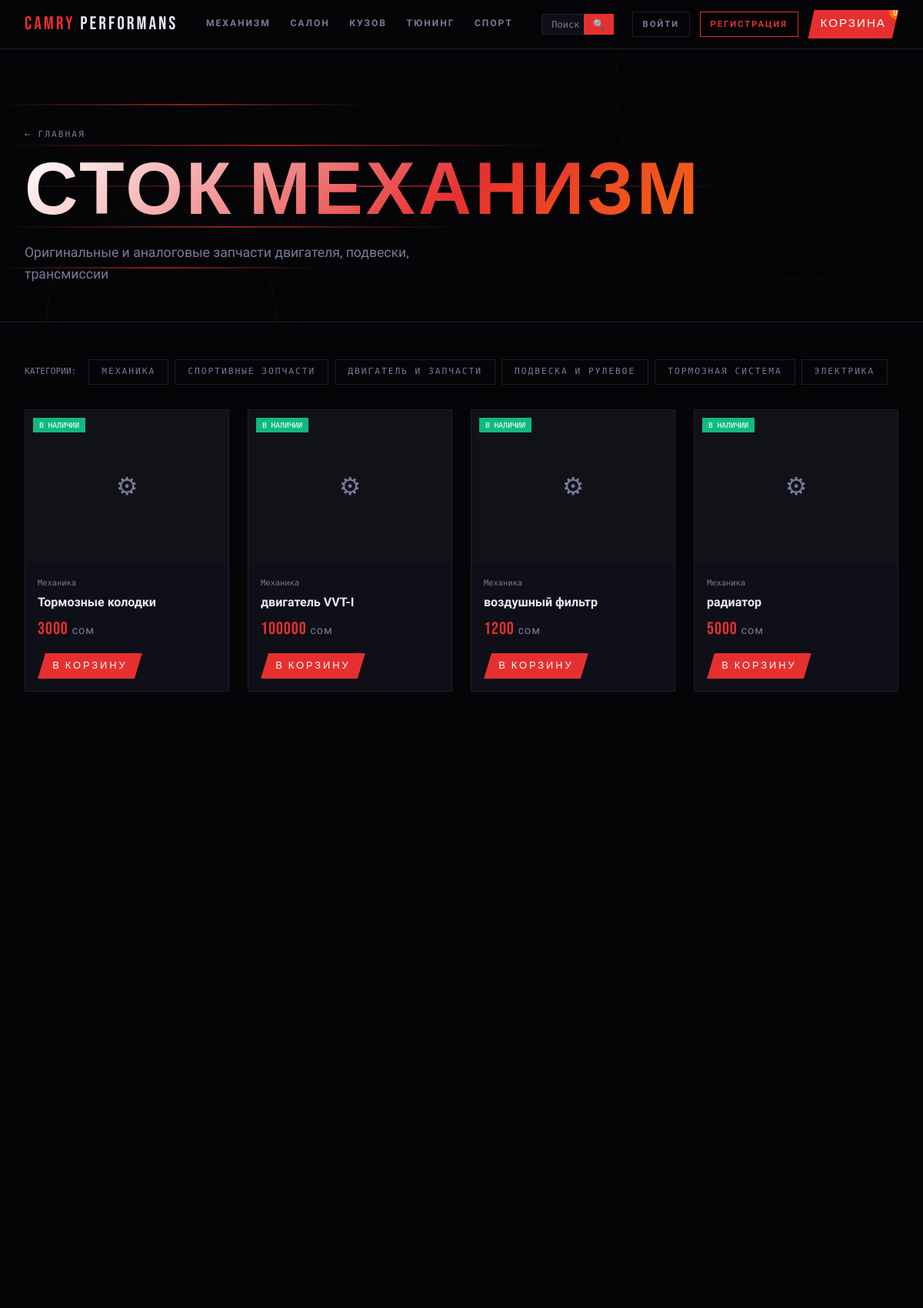
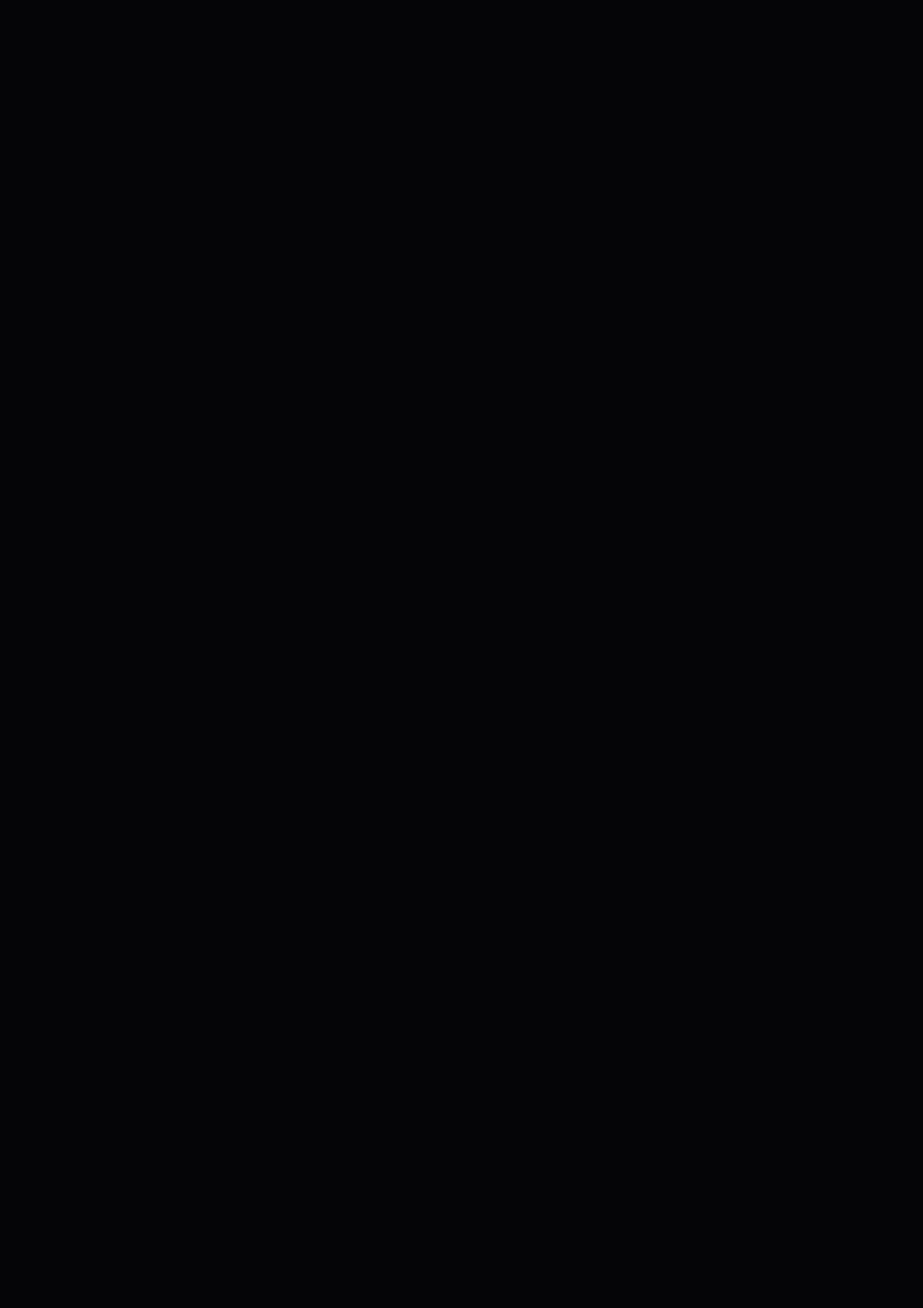
Screenshot of /dept/stock/ (upper part) with the database file from the repository (2 pictures, top to bottom).
### core/models.py (models this page shows, shortened)
class Category(models.Model):
    name       = models.CharField(max_length=100, verbose_name='Название')
    slug       = models.SlugField(unique=True)
    department = models.CharField(max_length=20, choices=DEPARTMENT_CHOICES, default='stock', verbose_name='Отдел')
    description= models.TextField(blank=True, verbose_name='Описание')
    image      = models.ImageField(upload_to='categories/', blank=True, null=True, verbose_name='Фото')
    class Meta:
        verbose_name = 'Категория'
        verbose_name_plural = 'Категории'

class Product(models.Model):
    category       = models.ForeignKey(Category, on_delete=models.CASCADE, related_name='products', verbose_name='Категория')
    compatible_with= models.ManyToManyField(CarModel, blank=True, verbose_name='Совместимость')
    title          = models.CharField(max_length=250, verbose_name='Название')
    description    = models.TextField(verbose_name='Описание')
    price          = models.DecimalField(max_digits=10, decimal_places=2, verbose_name='Цена (сом)')
    image          = models.ImageField(upload_to='products/', blank=True, null=True, verbose_name='Фото')
    in_stock       = models.BooleanField(default=True, verbose_name='В наличии')
    is_premium     = models.BooleanField(default=False, verbose_name='Премиум')
    created_at     = models.DateTimeField(auto_now_add=True)
    class Meta:
        verbose_name = 'Товар'
        verbose_name_plural = 'Товары'

### core/views.py (the view)
# urls.py: path('dept/<str:dept_key>/', views.department, name='department'),
def department(request, dept_key):
    dept = next((d for d in DEPARTMENTS if d['key'] == dept_key), None)
    if not dept:
        return redirect('index')
    categories = Category.objects.filter(department=dept_key)
    products = Product.objects.filter(category__department=dept_key, in_stock=True)
    return render(request, 'department.html', {
        'dept': dept,
        'categories': categories,
        'products': products,
    })

### core/templates/department.html (shortened to what this page needs)
{% extends 'base.html' %}
{% block content %}
<div class="dept-hero">
  <div class="dept-bg">
    <div class="speed-line sl1"></div>
    <div class="speed-line sl2"></div>
    <div class="speed-line sl3"></div>
    <div class="speed-line sl4"></div>
    <div class="speed-line sl5"></div>
    <div class="dept-circle dc1"></div>
    <div class="dept-circle dc2"></div>
  </div>
  <div class="container" style="position:relative;z-index:10;padding-top:6rem;padding-bottom:3rem">
    <a href="/" style="font-family:var(--font-mono);font-size:0.7rem;color:var(--muted);letter-spacing:2px">← ГЛАВНАЯ</a>
    <h1 class="dept-title">{{ dept.label|upper }}</h1>
    <p style="color:var(--muted);max-width:500px;font-size:1.1rem">{{ dept.desc }}</p>
  </div>
</div>
<div class="container" style="padding-top:3rem;padding-bottom:3rem">
  {% if categories %}
  <div style="display:flex;gap:0.5rem;flex-wrap:wrap;margin-bottom:2rem">
    <span style="font-family:var(--font-mono);font-size:0.7rem;color:var(--muted);align-self:center;margin-right:0.5rem">КАТЕГОРИИ:</span>
    {% for cat in categories %}
    <a href="/category/{{ cat.slug }}/" style="font-family:var(--font-mono);font-size:0.7rem;letter-spacing:2px;padding:0.4rem 1rem;border:1px solid var(--border);color:var(--muted);text-transform:uppercase;transition:all 0.2s" onmouseover="this.style.borderColor='var(--red)';this.style.color='var(--red)'" onmouseout="this.style.borderColor='var(--border)';this.style.color='var(--muted)'">{{ cat.name }}</a>
    {% endfor %}
  </div>
  {% endif %}
  {% if products %}
  <div class="product-grid">
    {% for p in products %}
    <a href="/product/{{ p.pk }}/" class="product-card reveal">
      {% if p.in_stock %}<span class="badge-stock">В НАЛИЧИИ</span>{% else %}<span class="badge-nostock">НЕТ</span>{% endif %}
      <div class="product-card-img">
        {% if p.image %}<img src="{{ p.image.url }}" alt="{{ p.title }}">{% else %}&#9881;{% endif %}
      </div>
      <div class="product-card-body">
        <div style="font-family:var(--font-mono);font-size:0.65rem;color:var(--muted);margin-bottom:0.3rem">{{ p.category.name }}</div>
        <div class="product-card-title">{{ p.title }}</div>
        <div class="product-card-price">{{ p.price|floatformat:0 }} <span>сом</span></div>
        <div style="margin-top:0.8rem">
          <span class="btn-red" style="font-size:0.8rem;padding:0.4rem 1.2rem" onclick="addToCart(event,{{ p.pk }})">В КОРЗИНУ</span>
        </div>
      </div>
    </a>
    {% endfor %}
  </div>
  {% else %}
  <div style="text-align:center;padding:5rem 0;color:var(--muted)">
    <div style="font-family:var(--font-head);font-size:2rem;letter-spacing:3px;margin-bottom:1rem">ТОВАРЫ СКОРО</div>
    <p>Добавьте товары в <a href="/admin/core/product/add/" style="color:var(--red)">админ-панели</a></p>
  </div>
  {% endif %}
</div>
{% endblock %}

### core/templates/base.html (style rules this page uses)
:root { --black: #050507; --dark: #0a0a0f; --card: #0f0f18; --border: #1e1e2e; --red: #e63030; --red2: #ff4545; --gold: #c8a84b; --orange: #ff8c00; --purple: #a855f7; --blue: #3b82f6; --text: #e8e8f0; --muted: #7a7a9a; --font-head: 'Bebas Neue', sans-serif; --font-body: 'Rajdhani', sans-serif; --font-mono: 'Share Tech Mono', monospace; }
*, *::before, *::after { box-sizing: border-box; margin: 0; padding: 0; }
html { scroll-behavior: smooth; }
body { background: var(--black); color: var(--text); font-family: var(--font-body); font-size: 16px; line-height: 1.6; overflow-x: hidden; }
a { color: inherit; text-decoration: none; }
.btn-red { display: inline-block; background: var(--red); color: #fff; font-family: var(--font-head); font-size: 1.1rem; letter-spacing: 3px; padding: 0.7rem 2rem; clip-path: polygon(10px 0%, 100% 0%, calc(100% - 10px) 100%, 0% 100%); transition: background 0.2s, transform 0.1s; cursor: pointer; border: none; }
.product-card { background: var(--card); border: 1px solid var(--border); overflow: hidden; transition: border-color 0.25s, transform 0.25s; position: relative; display: block; }
.product-card-img { width: 100%; height: 200px; background: #111118; display: flex; align-items: center; justify-content: center; color: var(--muted); font-size: 2rem; overflow: hidden; }
.product-card-body { padding: 1rem; }
.product-card-title { font-weight: 700; font-size: 1rem; margin-bottom: 0.3rem; }
.product-card-price { font-family: var(--font-head); font-size: 1.4rem; color: var(--red); letter-spacing: 1px; }
.product-card-price span { font-size: 0.9rem; color: var(--muted); font-family: var(--font-body); }
.badge-stock { position: absolute; top: 10px; left: 10px; background: #10b981; color: #fff; font-size: 0.6rem; padding: 2px 8px; font-family: var(--font-mono); }
.product-grid { display: grid; grid-template-columns: repeat(auto-fill, minmax(240px, 1fr)); gap: 1.5rem; }
.container { max-width: 1300px; margin: 0 auto; padding: 0 2rem; }
.reveal { opacity: 0; transform: translateY(30px); transition: opacity 0.6s ease, transform 0.6s ease; }
.reveal.visible { opacity: 1; transform: translateY(0); }

### core/templates/department.html (style rules this page uses)
.dept-hero { position:relative; overflow:hidden; background:#050507; border-bottom:1px solid var(--border); min-height:280px; }
.dept-bg { position:absolute;inset:0; }
.speed-line { position:absolute; height:2px; background:linear-gradient(90deg, transparent, rgba(230,48,48,0.6), transparent); animation:speedAnim 2s linear infinite; }
.sl1 { top:20%; width:40%; animation-delay:0s; animation-duration:1.8s; }
.sl2 { top:35%; width:60%; animation-delay:0.3s; animation-duration:2.2s; }
.sl3 { top:50%; width:80%; animation-delay:0.6s; animation-duration:1.5s; }
.sl4 { top:65%; width:50%; animation-delay:0.9s; animation-duration:2.5s; }
.sl5 { top:80%; width:35%; animation-delay:1.2s; animation-duration:1.9s; }
.dept-circle { position:absolute; border-radius:50%; border:1px solid rgba(230,48,48,0.08); animation:rotateSlow linear infinite; }
.dc1 { width:500px;height:500px; top:-200px;right:-100px; animation-duration:25s; }
.dc2 { width:300px;height:300px; bottom:-150px;left:5%; animation-duration:18s; animation-direction:reverse; border-color:rgba(255,165,0,0.06); }
.dept-title { font-family:var(--font-head); font-size:clamp(3rem,8vw,7rem); letter-spacing:4px; line-height:1; margin:1rem 0; background:linear-gradient(135deg, #fff 0%, #e63030 50%, #ff8c00 100%); -webkit-background-clip:text; -webkit-text-fill-color:transparent; background-clip:text; animation:titleGlow 3s ease-in-out infinite; }

### rows the page displays
Category: name "МЕХАНИКА"
Category: name "СПОРТИВНЫЕ ЗОПЧАСТИ"
Category: name "ДВИГАТЕЛЬ И ЗАПЧАСТИ"
Category: name "ПОДВЕСКА И РУЛЕВОЕ"
Category: name "ТОРМОЗНАЯ СИСТЕМА"
Category: name "ЭЛЕКТРИКА"
Product: in_stock "В НАЛИЧИИ", category.name "Механика", title "Тормозные колодки", price "3000"
Product: in_stock "В НАЛИЧИИ", category.name "Механика", title "двигатель VVT-I", price "100000"
Product: in_stock "В НАЛИЧИИ", category.name "Механика", title "воздушный фильтр", price "1200"
Product: in_stock "В НАЛИЧИИ", category.name "Механика", title "радиатор", price "5000"

### other values shown
{{ dept.label|upper }} "СТОК МЕХАНИЗМ"
{{ dept.desc }} "Оригинальные и аналоговые запчасти двигателя, подвески, трансмиссии"
